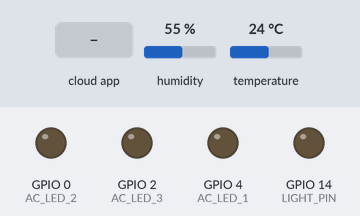
Recording of a sketch running on a simulated ESP8266 (NodeMCU). Shown: output pins drawn as LEDs (lit = HIGH). Inputs (shaded band) come from the test bench; at power-on: temperature 24 °C, humidity 55 %. WiFi joins after 1.5 s; servers stay silent unless stated; uploads are accepted with an empty reply; what the sketch prints to the serial monitor is not drawn.

Above: at 8.2 s.
8.3 s: the phone or cloud app sets 6741691a13f98f1416f30f5d to 1
At 8.7 s:
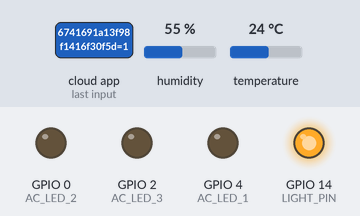
11.5 s: the phone or cloud app sets 67416eb68916d6b80a1ff40a to 0
13.0 s: temperature set to 20 °C
At 20.9 s:
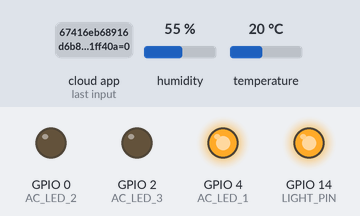
21.5 s: the phone or cloud app sets 6741691a13f98f1416f30f5d to 0
At 22.4 s:
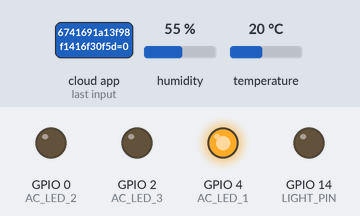
23.0 s: temperature set to 33 °C
At 30.9 s:
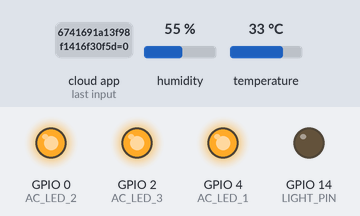
31.5 s: temperature set to 31 °C
41.2 s: temperature set to 28 °C
At 51.0 s:
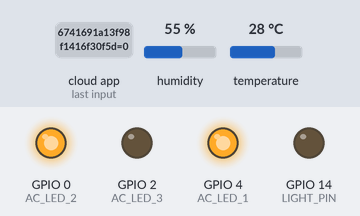
Timing chart, 0 to 52.5 s (numbered marks = the images above; inputs shaded):
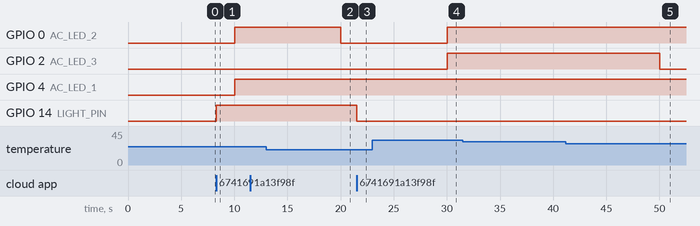

The sketch:

ESP8266_Code.ino
```cpp
#include <Arduino.h>
#include <ESP8266WiFi.h>
#include <Hash.h>
#include <ESPAsyncTCP.h>
#include <ESPAsyncWebServer.h>
#include <Adafruit_Sensor.h>
#include <DHT.h>
#include <ESP8266mDNS.h>
#include <ArduinoJson.h>
#include <NTPClient.h>
#include <WiFiClientSecure.h>
#include "SinricPro.h"
#include "SinricProSwitch.h"


const char* serverName = "iot-project-one.vercel.app";

#define APP_KEY           "c67f0479-171e-4961-a421-62a663438c8b"
#define APP_SECRET        "7ced3ca5-6aab-4750-968d-d149762b7486-7066f644-61e7-4acb-b758-7872c97f2c46"

#define SWITCH_ID_1       "6741691a13f98f1416f30f5d"
#define SWITCH_ID_2       "67416eb68916d6b80a1ff40a"


const char* ssid1 = "NITP";
const char* password1 = "Admin#2024";

const char* ssid2 = "realme 9 Pro 5G";
const char* password2 = "ashu12345";
WiFiClient client;
// Set the NTP server and timezone
const char* ntpServer = "pool.ntp.org";
const long utcOffsetInSeconds = 19800;

WiFiUDP udp;
NTPClient timeClient(udp, ntpServer, utcOffsetInSeconds);


void sendIpToServer() {
  WiFiClientSecure client;
  client.setInsecure();

  if (client.connect(serverName, 443)) {
    String ip = WiFi.localIP().toString();
    String jsonPayload = "{\"ip\": \"" + ip + "\"}";

    client.println("POST /api/add HTTP/1.1");
    client.println("Host: iot-project-one.vercel.app");
    client.println("Content-Type: application/json");
    client.print("Content-Length: ");
    client.println(jsonPayload.length());
    client.println("Connection: close");
    client.println();
    client.println(jsonPayload);


    while (client.connected() || client.available()) {
      if (client.available()) {
        String response = client.readString();
        Serial.println("Server response:");
        Serial.println(response);
        break;
      }
    }
    client.stop();
  } else {
    Serial.println("Failed to connect to the server to send IP");
  }
  timeClient.begin();
}

#define DHTPIN 5
#define DHTTYPE    DHT11
DHT dht(DHTPIN, DHTTYPE);


float t = 0.0, h = 0.0;


String acMode = "automatic";
bool led1Status = false, led2Status = false, led3Status = false; //ac light
bool lightStatus = false; //room light


#define AC_LED_1 4
#define AC_LED_2 0
#define AC_LED_3 2


#define LIGHT_PIN 14


AsyncWebServer server(80);


unsigned long previousMillis = 0;
const long interval = 10000;

const char index_html[] PROGMEM = R"rawliteral(
<!DOCTYPE HTML>
<html lang="en">
<head>
  <meta name="viewport" content="width=device-width, initial-scale=1, maximum-scale=1, user-scalable=no">
  <link rel="stylesheet" href="https://use.fontawesome.com/releases/v5.7.2/css/all.css" integrity="sha384-fnmOCqbTlWIlj8LyTjo7mOUStjsKC4pOpQbqyi7RrhN7udi9RwhKkMHpvLbHG9Sr" crossorigin="anonymous">
  <style>
    /* Basic reset and box-sizing */
    * {
      margin: 0;
      padding: 0;
      box-sizing: border-box;
    }

    /* Body and general layout */
    body {
      font-family: 'Arial', sans-serif;
      background-color: #f4f4f9;
      color: #333;
      text-align: center;
      line-height: 1.6;
    }

    h2 {
      font-size: 2.2rem;
      margin-bottom: 20px;
      color: #059e8a;
    }

    p {
      font-size: 1.4rem;
      margin-bottom: 15px;
      color: #555;
    }

    .units {
      font-size: 1rem;
      color: #333;
    }

    /* Icons styling */
    .fa-thermometer-half,
    .fa-tint {
      font-size: 2rem;
      color: #059e8a;
    }

    .dht-labels {
      font-size: 1.2rem;
      font-weight: 600;
      color: #333;
    }

    /* Status section styles */
    .status {
      margin-top: 30px;
      padding: 20px;
      background-color: #fff;
      border-radius: 8px;
      box-shadow: 0 4px 8px rgba(0, 0, 0, 0.1);
      max-width: 500px;
      margin-left: auto;
      margin-right: auto;
    }

    .status h3 {
      font-size: 1.6rem;
      color: #059e8a;
      margin-bottom: 15px;
    }

    .status p {
      font-size: 1.2rem;
      margin: 5px 0;
    }

    .status span {
      font-weight: bold;
      color: #333;
    }

    .status .led-status {
      color: green;
    }

    .status .light-status {
      color: #f39c12;
    }

    /* IP address display */
    .ip-address {
      font-size: 1.2rem;
      color: #059e8a;
      margin-top: 20px;
    }

    /* Footer styling */
    footer {
      background-color: black;
      color: white;
      padding: 5px;
      font-size: 1.1rem;
      position: fixed;
      bottom: 0;
      width: 100%;
      text-align: center;
      font-weight: 700;
    }

    /* Mobile responsiveness */
    @media (max-width: 600px) {
      h2 {
        font-size: 1.8rem;
      }

      .status h3 {
        font-size: 1.4rem;
      }

      .status p {
        font-size: 1rem;
      }

      .fa-thermometer-half, .fa-tint {
        font-size: 1.6rem;
      }

      .units {
        font-size: 0.9rem;
      }

      footer {
        font-size: 1rem;
      }
    }
  </style>
</head>
<body>
  <h2>IotAutomate - Home Automation and Control Server</h2>
  <div class="status">
    <p>
      <i class="fas fa-thermometer-half"></i>
      <span class="dht-labels">Temperature: </span>
      <span id="temperature">%TEMPERATURE%</span>
      <sup class="units">°C</sup>
    </p>
    <p>
      <i class="fas fa-tint"></i>
      <span class="dht-labels">Humidity: </span>
      <span id="humidity">%HUMIDITY%</span>
      <sup class="units">%</sup>
    </p>

    <h3>AC Status:</h3>
    <p>Mode: <span id="ac-mode">%AC_MODE%</span></p>
    <p>LED 1: <span id="led1-status">%LED1_STATUS%</span></p>
    <p>LED 2: <span id="led2-status">%LED2_STATUS%</span></p>
    <p>LED 3: <span id="led3-status">%LED3_STATUS%</span></p>

    <h3>Light Status:</h3>
    <p>Light: <span id="light-status">%LIGHT_STATUS%</span></p>
  </div>

  <p class="ip-address">Running on IP: <span id="ip-address"></span></p>

  <footer>
    <p>Powered by IoTAutomate Group</p>
  </footer>

  <script>
    // Update IP address dynamically using the local IP from the device
    document.getElementById("ip-address").innerHTML = window.location.hostname;

    setInterval(function () {
      var xhttp = new XMLHttpRequest();
      xhttp.onreadystatechange = function() {
        if (this.readyState == 4 && this.status == 200) {
          document.getElementById("temperature").innerHTML = this.responseText;
        }
      };
      xhttp.open("GET", "/temperature", true);
      xhttp.send();
    }, 2000);

    setInterval(function () {
      var xhttp = new XMLHttpRequest();
      xhttp.onreadystatechange = function() {
        if (this.readyState == 4 && this.status == 200) {
          document.getElementById("humidity").innerHTML = this.responseText;
        }
      };
      xhttp.open("GET", "/humidity", true);
      xhttp.send();
    }, 2000);

    setInterval(function () {
      var xhttp = new XMLHttpRequest();
      xhttp.onreadystatechange = function() {
        if (this.readyState == 4 && this.status == 200) {
          var status = JSON.parse(this.responseText);
          document.getElementById("ac-mode").innerHTML = status.ac_mode;
          document.getElementById("led1-status").innerHTML = status.led1_status;
          document.getElementById("led2-status").innerHTML = status.led2_status;
          document.getElementById("led3-status").innerHTML = status.led3_status;
          document.getElementById("light-status").innerHTML = status.light_status;
        }
      };
      xhttp.open("GET", "/status", true);
      xhttp.send();
    }, 2000);
  </script>
</body>
</html>

)rawliteral";

void connectWiFi() {
  WiFi.begin(ssid1, password1);
  Serial.println("Connecting to WiFi...");
  int retryCount = 0;
  while (WiFi.status() != WL_CONNECTED && retryCount < 20) {
    delay(1000);
    Serial.print(".");
    retryCount++;
  }
sendIpToServer();
  if (WiFi.status() != WL_CONNECTED) {
    Serial.println("Connecting to second network...");
    WiFi.begin(ssid2, password2);
    retryCount = 0;
    while (WiFi.status() != WL_CONNECTED && retryCount < 100) {
      delay(1000);
      Serial.print(".");
      retryCount++;
    }
  }
sendIpToServer();
  if (WiFi.status() == WL_CONNECTED) {
    Serial.println("WiFi connected");
    Serial.println("IP Address: " + WiFi.localIP().toString());
  } else {
    Serial.println("WiFi connection failed");
  }
   sendIpToServer();
}


void updateLEDs() {
  digitalWrite(AC_LED_1, led1Status ? HIGH : LOW);
  digitalWrite(AC_LED_2, led2Status ? HIGH : LOW);
  digitalWrite(AC_LED_3, led3Status ? HIGH : LOW);
}

void updateLight() {
  digitalWrite(LIGHT_PIN, lightStatus ? HIGH : LOW);
}

bool onPowerState1(const String &deviceId, bool &state) {
 Serial.printf("Light turned %s", state?"on":"off");
 digitalWrite(LIGHT_PIN, state ? HIGH:LOW);
  if(state==HIGH){
    lightStatus = true;
  }else{
    lightStatus = false;
  }
 return true;
}


bool onPowerState2(const String &deviceId, bool &state) {
 Serial.printf("AC_LED_1 turned %s", state?"on":"off");
 digitalWrite(AC_LED_1, state ? HIGH:LOW);
 if(state==HIGH){
    led1Status  = true;
  }else{
    led1Status  = false;
  }
 return true;
}
void sendTempHumidityToServer() {
  WiFiClientSecure client;
  client.setInsecure();

  if (client.connect(serverName, 443)) {
    String temperature = String(t);
    String humidity = String(h);
    String jsonPayload = "{\"temperature\": \"" + temperature + "\", \"humidity\": \"" + humidity + "\"}";

    client.println("POST /api/data HTTP/1.1");
    client.println("Host: iot-project-one.vercel.app");
    client.println("Content-Type: application/json");
    client.print("Content-Length: ");
    client.println(jsonPayload.length());
    client.println("Connection: close");
    client.println();
    client.println(jsonPayload);


    while (client.connected() || client.available()) {
      if (client.available()) {
        String response = client.readString();
        Serial.println("Server response:");
        Serial.println(response);
        break;
      }
    }
    client.stop();
  } else {
    Serial.println("Failed to connect to the server to send humidity and temperature data");
  }
}

// SinricPro
void setupSinricPro() {

  pinMode(LIGHT_PIN, OUTPUT);
  pinMode(AC_LED_1, OUTPUT);
  SinricProSwitch& mySwitch1 = SinricPro[SWITCH_ID_1];
  mySwitch1.onPowerState(onPowerState1);
  SinricProSwitch& mySwitch2 = SinricPro[SWITCH_ID_2];
  mySwitch2.onPowerState(onPowerState2);


  SinricPro.onConnected([](){ Serial.printf("Connected to SinricPro\r\n"); });
  SinricPro.onDisconnected([](){ Serial.printf("Disconnected from SinricPro\r\n"); });

  SinricPro.begin(APP_KEY, APP_SECRET);
}

void setup() {

  Serial.begin(115200);
  dht.begin();

  connectWiFi();

  if (MDNS.begin("iotautomate")) {
    Serial.println("mDNS responder started go to iotautomate.local");
  } else {
    Serial.println("Error starting mDNS");
  }


  pinMode(AC_LED_1, OUTPUT);
  pinMode(AC_LED_2, OUTPUT);
  pinMode(AC_LED_3, OUTPUT);
  pinMode(LIGHT_PIN, OUTPUT);


  server.on("/", HTTP_GET, [](AsyncWebServerRequest *request){
    request->send_P(200, "text/html", index_html);
  });

  server.onNotFound([](AsyncWebServerRequest *request){

    request->send(404, "application/json", "{\"error\":\"Not Found\"}");
  });


server.on("/temperature", HTTP_GET, [](AsyncWebServerRequest *request){

  AsyncWebServerResponse *response = request->beginResponse(200, "text/plain", String(t).c_str());


  response->addHeader("Access-Control-Allow-Origin", "*");


  request->send(response);
});

server.on("/humidity", HTTP_GET, [](AsyncWebServerRequest *request){

  AsyncWebServerResponse *response = request->beginResponse(200, "text/plain", String(h).c_str());


  response->addHeader("Access-Control-Allow-Origin", "*");


  request->send(response);
});


server.on("/status", HTTP_GET, [](AsyncWebServerRequest* request) {
  String response;
  StaticJsonDocument<256> doc;
  doc["ac_mode"] = acMode;
  doc["led1_status"] = led1Status ? "ON" : "OFF";
  doc["led2_status"] = led2Status ? "ON" : "OFF";
  doc["led3_status"] = led3Status ? "ON" : "OFF";
  doc["light_status"] = lightStatus ? "ON" : "OFF";
  serializeJson(doc, response);


  AsyncWebServerResponse *res = request->beginResponse(200, "application/json", response);


  res->addHeader("Access-Control-Allow-Origin", "*");


  request->send(res);
});


server.on("/control", HTTP_GET, [](AsyncWebServerRequest* request) {
  if (request->hasParam("mode")) {
    acMode = request->getParam("mode")->value();
  }


  if (acMode == "manual") {
    if (request->hasParam("led1")) {
      led1Status = request->getParam("led1")->value() == "1";
    }
    if (request->hasParam("led2")) {
      led2Status = request->getParam("led2")->value() == "1";
    }
    if (request->hasParam("led3")) {
      led3Status = request->getParam("led3")->value() == "1";
    }
  }


  if (request->hasParam("light")) {
    lightStatus = request->getParam("light")->value() == "1";
  }


  updateLEDs();
  updateLight();


  AsyncWebServerResponse *response = request->beginResponse(200, "text/plain", "Updated successfully");
  response->addHeader("Access-Control-Allow-Origin", "*");


  request->send(response);
});

  server.begin();
  setupSinricPro();
  sendTempHumidityToServer();
}

void loop() {

  unsigned long currentMillis = millis();
  if (currentMillis - previousMillis >= interval) {
    previousMillis = currentMillis;
    h = dht.readHumidity();
    t = dht.readTemperature();
    if (isnan(h) || isnan(t)) {
      Serial.println("Failed to read from DHT sensor!");
    }else{

    }
  }


  if (acMode == "automatic") {

      if (t < 16) {
        led1Status = false;
        led2Status = false;
        led3Status = false;
      } else if (t >= 16 && t < 22) {
        led1Status = true;
        led2Status = false;
        led3Status = false;
      } else if (t >= 22 && t < 30) {
        led1Status = true;
        led2Status = true;
        led3Status = false;
      } else {
        led1Status = true;
        led2Status = true;
        led3Status = true;
      }

   updateLEDs();


}
SinricPro.handle();

}
```

Measured:
- the behaviour switches between 22 and 21 °C on temperature (found by bisection; images 1 and 2)
- the behaviour switches between 30 and 29 °C on temperature (found by bisection; images 4 and 5)
- after the input at 8.3 s, GPIO 14 (LIGHT_PIN): LOW → HIGH at once
- after the input at 13.0 s, GPIO 0 (AC_LED_2): HIGH → LOW after 7.0 s
- after the input at 21.5 s, GPIO 14 (LIGHT_PIN): HIGH → LOW at once
- after the input at 23.0 s, GPIO 0 (AC_LED_2), GPIO 2 (AC_LED_3): LOW → HIGH after 7.0 s
- after the input at 31.5 s, every drawn part: stays the same
- after the input at 41.2 s, GPIO 2 (AC_LED_3): HIGH → LOW after 8.8 s
